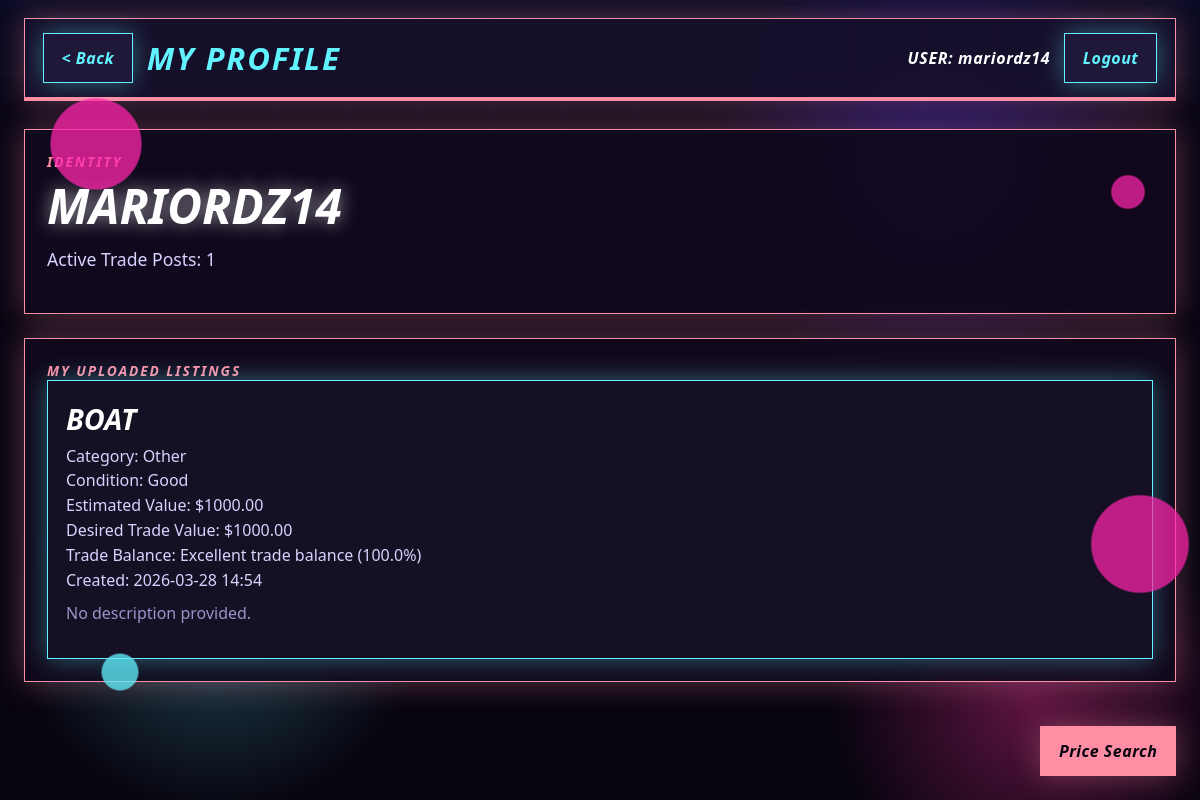
Page /profile (signed in) on the committed database.
### tables this page shows
CREATE TABLE items (
            id INTEGER PRIMARY KEY AUTOINCREMENT,
            user_id INTEGER NOT NULL,
            title TEXT NOT NULL,
            category TEXT NOT NULL,
            condition TEXT NOT NULL,
            description TEXT,
            estimated_value REAL NOT NULL,
            desired_trade_value REAL NOT NULL,
            photo_path TEXT,
            created_at TEXT NOT NULL,
            FOREIGN KEY(user_id) REFERENCES users(id)
        );

### web_app.py (the view)
@app.route("/profile")
@login_required
def profile():
    listings = decorate_listing_rows(get_user_items(current_user_id()))
    return render_template("profile.html", listings=listings)

### main.py (called while the page is built)
def get_db_connection() -> sqlite3.Connection:
    conn = sqlite3.connect(DB_NAME, timeout=10)
    conn.execute("PRAGMA journal_mode=WAL")
    return conn

def get_user_items(user_id: int) -> list[tuple]:
    conn = get_db_connection()
    cur = conn.cursor()
    cur.execute(
        """
        SELECT id, title, category, condition, description,
               estimated_value, desired_trade_value, photo_path, created_at
        FROM items
        WHERE user_id = ?
        ORDER BY id DESC
        """,
        (user_id,),
    )
    rows = cur.fetchall()
    conn.close()
    return rows

def fairness_score(my_value: float, target_value: float) -> tuple[str, float]:
    if my_value <= 0 or target_value <= 0:
        return "Unknown", 0.0
    ratio = min(my_value, target_value) / max(my_value, target_value)
    score = round(ratio * 100, 1)
    if score >= 90:
        label = "Excellent trade balance"
    elif score >= 75:
        label = "Good trade balance"
    elif score >= 60:
        label = "Possible trade gap"
    else:
        label = "Unbalanced trade"
    return label, score

def format_timestamp(timestamp_text: str) -> str:
    return timestamp_text[:16].replace("T", " ")

### web_app.py (called while the page is built, shortened)
def current_user_id() -> int | None:
    user_id = session.get("user_id")
    return int(user_id) if user_id is not None else None

def current_username() -> str:
    return session.get("username", "")

def login_required(view_func):
    @wraps(view_func)
    def wrapped_view(*args, **kwargs):
        if current_user_id() is None:
            return redirect(url_for("auth"))
        return view_func(*args, **kwargs)
    return wrapped_view

def photo_url(photo_path: str) -> str | None:
    if not photo_path:
        return None

@app.context_processor
def inject_shell_context():
    return {
        "shell_username": current_username(),
        "photo_url": photo_url,
    }

### templates/profile.html (shortened to what this page needs)
{% extends "base.html" %}
{% set topbar_title = "MY PROFILE" %}
{% set back_endpoint = "hub" %}
{% block content %}
<section class="page-grid" style="margin-top: 28px;">
    <section class="panel">
        <div class="section-label">Identity</div>
        <h1 class="section-title">{{ shell_username }}</h1>
        <p class="hero-copy">Active Trade Posts: {{ listings|length }}</p>
    </section>
    <section class="list-panel">
        <div class="section-label">My Uploaded Listings</div>
        {% if listings %}
            <div class="listings-grid">
                {% for listing in listings %}
                    <article class="listing-card">
                        <div class="listing-content">
                            <h2 class="listing-title">{{ listing.title }}</h2>
                            <div class="listing-meta">
                                <div>Category: {{ listing.category }}</div>
                                <div>Condition: {{ listing.condition }}</div>
                                <div>Estimated Value: ${{ '%.2f'|format(listing.estimated_value) }}</div>
                                <div>Desired Trade Value: ${{ '%.2f'|format(listing.desired_trade_value) }}</div>
                                <div>Trade Balance: {{ listing.balance_label }} ({{ listing.balance_score }}%)</div>
                                <div>Created: {{ listing.created_at }}</div>
                            </div>
                            <p class="listing-note">{{ listing.description }}</p>
                        </div>
                    </article>
                {% endfor %}
            </div>
        {% else %}
            <div class="empty-state">You do not have any uploaded trade listings yet. Use Upload Trade from the main hub to create one.</div>
        {% endif %}
    </section>
</section>
{% endblock %}

### static/site.css (style rules this page uses)
:root { --bg-main: #07040f; --bg-panel: rgba(18, 9, 31, 0.9); --bg-card: rgba(23, 17, 38, 0.92); --bg-input: rgba(13, 10, 24, 0.94); --bg-edge: rgba(32, 24, 58, 0.96); --cyan: #61f3ff; --pink: #ff8ea5; --purple: #b05cff; --green: #8affb6; --white: #ffffff; --soft: #d8d2ff; --muted: #9b93c8; --danger: #ff7298; --shadow-cyan: 0 0 24px rgba(97, 243, 255, 0.38); --shadow-pink: 0 0 30px rgba(255, 142, 165, 0.34); --shell-width: 1360px; }
* { box-sizing: border-box; }
html, body { margin: 0; min-height: 100%; }
body { font-family: "Bahnschrift", "Segoe UI", sans-serif; background: radial-gradient(circle at 18% 76%, rgba(97, 243, 255, 0.28), transparent 18%), radial-gradient(circle at 78% 20%, rgba(60, 35, 255, 0.32), transparent 20%), radial-gradient(circle at 86% 88%, rgba(255, 50, 158, 0.34), transparent 16%), linear-gradient(180deg, #0a0b24 0%, #090513 18%, #07040f 100%); color: var(--white); overflow-x: hidden; }
body::before, body::after { content: ""; position: fixed; inset: 0; pointer-events: none; }
body::before { background: linear-gradient(rgba(74, 31, 102, 0.45) 1px, transparent 1px) top center / 100% 72px, linear-gradient(90deg, rgba(74, 31, 102, 0.38) 1px, transparent 1px) top center / 72px 100%; mask: linear-gradient(to bottom, rgba(255,255,255,0.28), transparent 48%); }
body::after { background: radial-gradient(circle at 8% 18%, rgba(255, 36, 170, 0.75) 0 2.8rem, transparent 2.9rem), radial-gradient(circle at 94% 24%, rgba(255, 36, 170, 0.72) 0 1rem, transparent 1.1rem), radial-gradient(circle at 95% 68%, rgba(255, 36, 170, 0.72) 0 3rem, transparent 3.1rem), radial-gradient(circle at 10% 84%, rgba(97, 243, 255, 0.75) 0 1.1rem, transparent 1.2rem); }
.page-grid { display: grid; gap: 24px; }
.hero-title, .section-title, .auth-title { margin: 12px 0; color: var(--white); font-style: italic; font-weight: 800; line-height: 0.95; text-transform: uppercase; text-shadow: 0 0 18px rgba(255,255,255,0.58); }
.hero-copy { max-width: 640px; color: var(--soft); font-size: 1.1rem; line-height: 1.55; }
.panel, .agreement-panel, .form-panel, .list-panel, .thread-panel, .auth-panel { background: var(--bg-panel); border: 1px solid var(--pink); box-shadow: var(--shadow-pink); }
.panel, .agreement-panel, .form-panel, .list-panel, .thread-panel, .auth-panel { padding: 22px; }
.section-label { color: var(--pink); font-size: 0.86rem; font-style: italic; font-weight: 700; letter-spacing: 0.14em; text-transform: uppercase; }
.section-title { font-size: clamp(2rem, 4vw, 3.1rem); }
.listings-grid { display: grid; grid-template-columns: repeat(auto-fit, minmax(290px, 1fr)); gap: 18px; }
.listing-card { background: var(--bg-card); border: 1px solid var(--cyan); box-shadow: var(--shadow-cyan); overflow: hidden; }
.listing-content { padding: 18px; }
.listing-title { font-size: 1.8rem; font-style: italic; font-weight: 800; text-transform: uppercase; margin: 0 0 6px; }
.listing-meta, .thread-meta { color: var(--soft); line-height: 1.55; }
.listing-note { margin-top: 10px; color: var(--muted); }

### rows in the picture
items: title "BOAT", category "Other", condition "Good", estimated_value "1000.00", desired_trade_value "1000.00", balance_label "Excellent trade balance", balance_score "100.0", created_at "2026-03-28 14:54", description "No description provided."

### other values in the picture
{{ topbar_title or "CYBER XCHANGE" }} "MY PROFILE"
{{ shell_username }} "mariordz14"
{{ shell_username }} "MARIORDZ14"
{{ listings|length }} "1"
